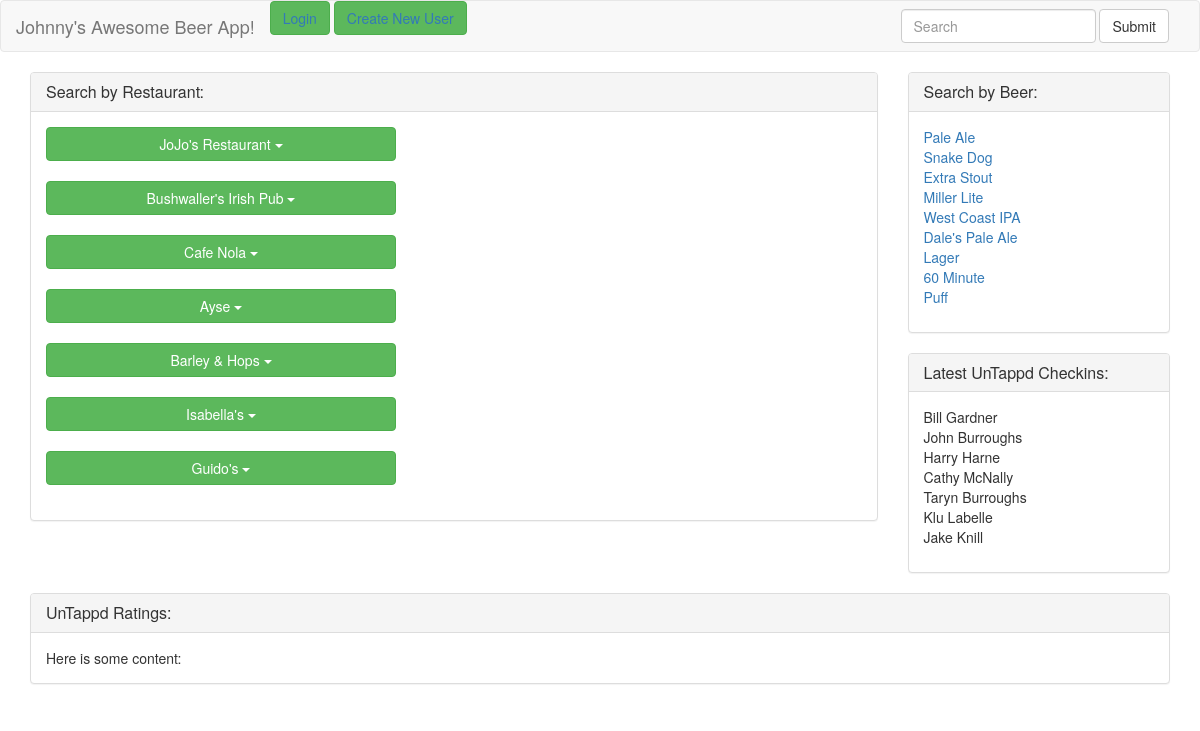
The page / on the database its author committed.
### app/models.py (models this page shows, shortened)
class Restaurant(models.Model):
    name = models.CharField(max_length=50)

class Beer(models.Model):
    beer_name = models.CharField(max_length=50)
    brewer_name = models.CharField(max_length=50)
    beer_type = models.CharField(max_length=30)
    abv = models.DecimalField(max_digits=5, decimal_places=2)
    restaurant = models.ManyToManyField(Restaurant)

### app/views.py (the view)
# urls.py: url(r'^$', IndexView.as_view(), name="index_view"),
class IndexView(TemplateView):
    template_name = "index.html"
    def get_context_data(self, **kwargs):
        context = super().get_context_data(**kwargs)
        context['beer'] = Beer.objects.all()
        context['restaurant'] = Restaurant.objects.all()
        return context

### templates/index.html (shortened to what this page needs)
{% extends "base.html" %}
{% load staticfiles %}
{% block content %}
  <div class="container">
    <div class="row">
      <div class="col-xs-9 col-md-9 col-lg-9">
        <div class="panel panel-default">
          <div class="panel-heading">
            <h3 class="panel-title">Search by Restaurant:</h3>
          </div>
          <div class="panel-body">
            {% for rest in restaurant  %}
              <div class="dropdown">
                <button class="btn btn-success dropdown-toggle" type="button" id="dropdownMenu1" data-toggle="dropdown" aria-haspopup="true" aria-expanded="true">
                    {{ rest.name }}
                  <span class="caret"></span>
                </button>
              </div>
              <br>
            {% endfor %}
          </div>
        </div>
      </div>
      <div class="col-xs-3 col-md-3 col-lg-3">
        <div class="panel panel-default">
          <div class="panel-heading">
            <h3 class="panel-title">Search by Beer:</h3>
          </div>
          <div class="panel-body">
            <ul class="list-unstyled">
              {% for b in beer  %}
                <li><a href="{% url 'beer_detail_view' b.pk %}">{{ b.beer_name }}</a></li>
              {% endfor %}
            </ul>
          </div>
        </div>
        <div class="panel panel-default">
          <div class="panel-heading">
            <h3 class="panel-title">Latest UnTappd Checkins:</h3>
          </div>
          <div class="panel-body">
            <ul class="list-unstyled">
              <li>Bill Gardner</li>
              <li>John Burroughs</li>
              <li>Harry Harne</li>
              <li>Cathy McNally</li>
              <li>Taryn Burroughs</li>
              <li>Klu Labelle</li>
              <li>Jake Knill</li>
            </ul>
          </div>
        </div>
      </div>
    </div>
    <div class="row">
      <div class="col-sm-12 col-md-12 col-lg-12">
        <div class="panel panel-default">
          <div class="panel-heading">
            <h3 class="panel-title">UnTappd Ratings:</h3>
          </div>
          <div class="panel-body">
            Here is some content:
          </div>
        </div>
      </div>
    </div>
  </div>
{% endblock %}

### templates/base.html (shortened to what this page needs)
{% load staticfiles %}
<!DOCTYPE html>
<html>
  <head>
    <link rel="stylesheet" href="{% static "app/css/bootstrap.css" %}" media="screen" charset="utf-8">
    <link rel="stylesheet" href="{% static "app/css/main.css" %}" media="screen" charset="utf-8">
  </head>
  <body>
    <nav class="navbar navbar-default">
  <div class="container-fluid">
    <div class="navbar-header">
      <a class="navbar-brand" href="/">Johnny's Awesome Beer App!</a>
    </div>
    <div class="collapse navbar-collapse" id="bs-example-navbar-collapse-1">
      <ul class="nav navbar-nav">
        <button class="btn btn-success" role="button"><a href="#">Login</a></button>
        <button class="btn btn-success" role="button"><a href="#">Create New User</a></button>
      </ul>
      <ul class="nav navbar-nav navbar-right">
        <form class="navbar-form">
          <div class="form-group">
            <input type="text" class="form-control" placeholder="Search">
          </div>
          <button type="submit" class="btn btn-default">Submit</button>
        </form>
      </ul>
    </div>
  </div>
</nav>
    {% block content %}{% endblock %}
  </body>
</html>

### app/static/app/main.css (style rules this page uses)
#dropdownMenu1 { width: 350px; }

### rows shown on the page
Restaurant: name "JoJo's Restaurant"
Restaurant: name "Bushwaller's Irish Pub"
Restaurant: name "Cafe Nola"
Restaurant: name "Ayse"
Restaurant: name "Barley & Hops"
Restaurant: name "Isabella's"
Restaurant: name "Guido's"
Beer: beer_name "Pale Ale"
Beer: beer_name "Snake Dog"
Beer: beer_name "Extra Stout"
Beer: beer_name "Miller Lite"
Beer: beer_name "West Coast IPA"
Beer: beer_name "Dale's Pale Ale"
Beer: beer_name "Lager"
Beer: beer_name "60 Minute"
Beer: beer_name "Puff"
